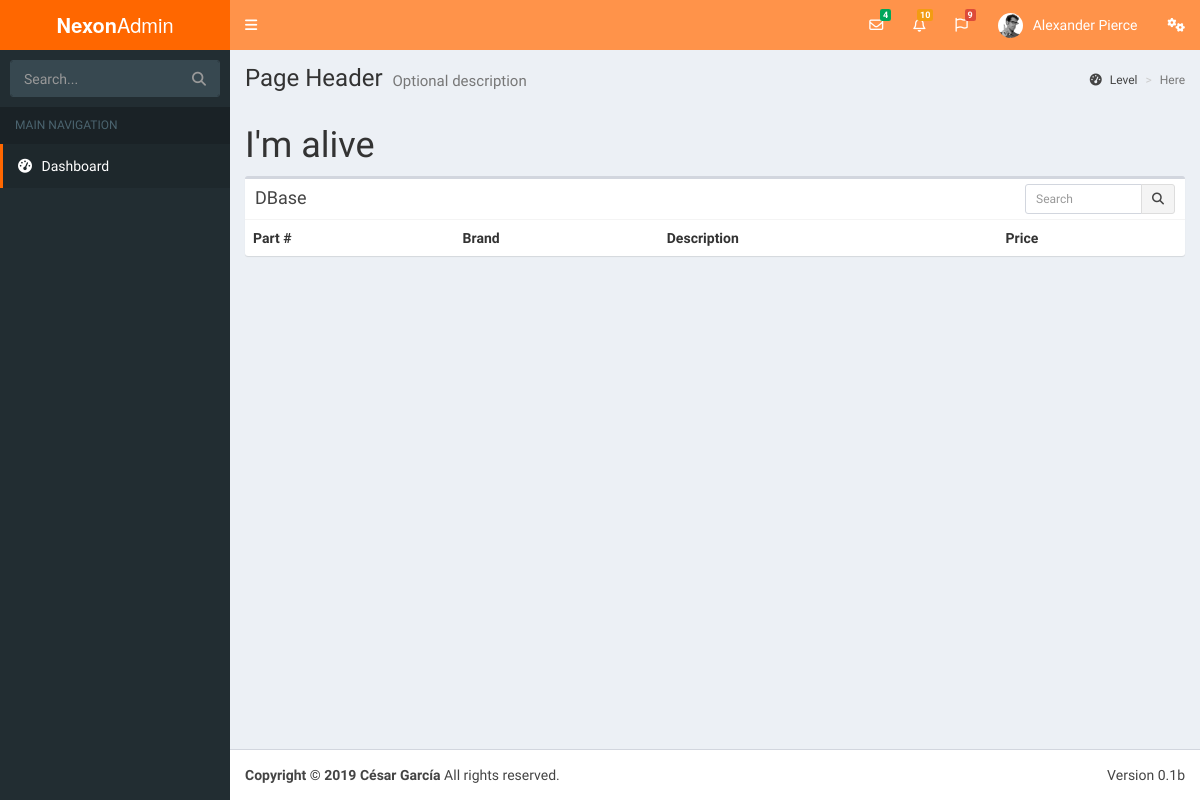
Before: / with the older database file.
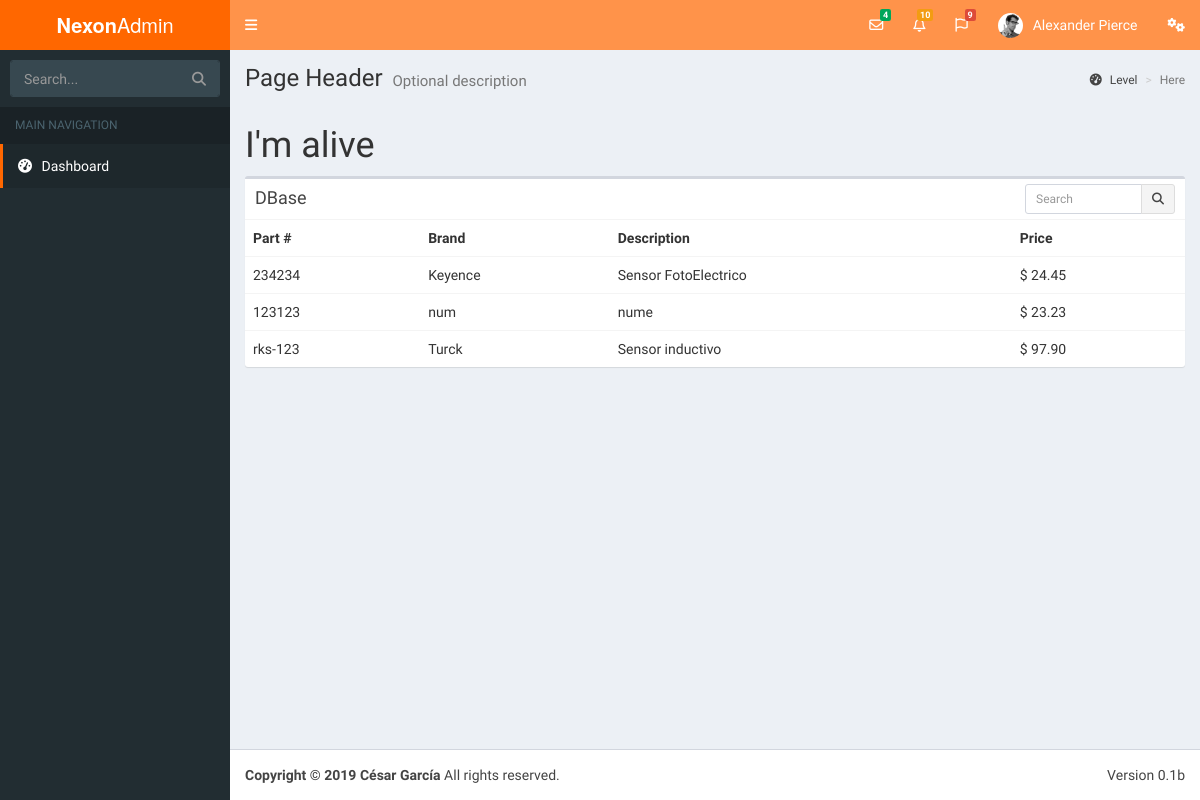
After: the same page with the newer database file.
### project_admin/models.py (models this page shows, shortened)
class Price(models.Model):
	id = models.AutoField(primary_key=True)
	supplier = models.ForeignKey(Supplier, on_delete=models.CASCADE)
	item = models.ForeignKey(Item, on_delete=models.CASCADE)
	price = models.DecimalField(max_digits=8, decimal_places=2)
	date_created = models.DateTimeField('date created')

class Item(models.Model):
	id = models.AutoField(primary_key=True)
	part_number = models.CharField(max_length=50, unique=True)
	brand = models.CharField(max_length=50)
	description = models.CharField(max_length=200)
	category = models.PositiveIntegerField()

### project_admin/views.py (the view)
# urls.py: path('', views.index, name='index'),
def index(request):
	price_list = Price.objects.all()[:10]
	return render(request, 'project_admin/index.html', {'price_list':price_list})

### project_admin/templates/project_admin/index.html
{% extends "base.html" %}
{% block block_content %}
<h1>I'm alive</h1>
	<div class="row">
        <div class="col-xs-12">
          <div class="box">
            <div class="box-header">
              <h3 class="box-title">DBase</h3>
              <div class="box-tools">
                <div class="input-group input-group-sm" style="width: 150px;">
                  <input type="text" name="table_search" class="form-control pull-right" placeholder="Search">
                  <div class="input-group-btn">
                    <button type="submit" class="btn btn-default"><i class="fa fa-search"></i></button>
                  </div>
                </div>
              </div>
            </div>
            <div class="box-body table-responsive no-padding">
              <table class="table table-hover">
                <tr>
                  <th>Part #</th>
                  <th>Brand</th>
                  <th>Description</th>
                  <th>Price</th>
                </tr>
				{% for price in price_list %}
    			<tr>
    			<td>{{ price.item.part_number }}</td>
    			<td>{{ price.item.brand }}</td>
    			<td>{{ price.item.description }}</td>
    			<td>$ {{ price.price }}</td>
    			</tr>
				{% endfor %}
              </table>
            </div>
          </div>
        </div>
 	</div>
{% endblock block_content %}

### template/base.html (shortened to what this page needs)
<!DOCTYPE html>
{% load static %}
<html>
<head>
  <link rel="stylesheet" href="{% static 'bower_components/bootstrap/dist/css/bootstrap.min.css' %}">
  <link rel="stylesheet" href="{% static 'bower_components/font-awesome/css/font-awesome.min.css' %}">
  <link rel="stylesheet" href="{% static 'bower_components/Ionicons/css/ionicons.min.css' %}">
  <link rel="stylesheet" href="{% static 'dist/css/AdminLTE.min.css' %}">
  <link rel="stylesheet" href="{% static 'dist/css/skins/skin-nexon.css' %}">
</head>
<body class="hold-transition skin-nexon sidebar-mini">
<div class="wrapper">
  <header class="main-header">
    <a href="index.html" class="logo">
      <span class="logo-lg"><b>Nexon</b>Admin</span>
    </a>
    <nav class="navbar navbar-static-top" role="navigation">
      <a href="#" class="sidebar-toggle" data-toggle="push-menu" role="button">
      </a>
      <div class="navbar-custom-menu">
        <ul class="nav navbar-nav">
          <li class="dropdown messages-menu">
            <a href="#" class="dropdown-toggle" data-toggle="dropdown">
              <i class="fa fa-envelope-o"></i>
              <span class="label label-success">4</span>
            </a>
          </li>
          <li class="dropdown notifications-menu">
            <a href="#" class="dropdown-toggle" data-toggle="dropdown">
              <i class="fa fa-bell-o"></i>
              <span class="label label-warning">10</span>
            </a>
          </li>
          <li class="dropdown tasks-menu">
            <a href="#" class="dropdown-toggle" data-toggle="dropdown">
              <i class="fa fa-flag-o"></i>
              <span class="label label-danger">9</span>
            </a>
          </li>
          <li class="dropdown user user-menu">
            <a href="#" class="dropdown-toggle" data-toggle="dropdown">
              <img src="dist/img/user2-160x160.jpg" class="user-image" alt="User Image">
              <span class="hidden-xs">Alexander Pierce</span>
            </a>
          </li>
          <li>
            <a href="#" data-toggle="control-sidebar"><i class="fa fa-gears"></i></a>
          </li>
        </ul>
      </div>
    </nav>
  </header>
  <aside class="main-sidebar">
    <section class="sidebar">
      <form action="#" method="get" class="sidebar-form">
        <div class="input-group">
          <input type="text" name="q" class="form-control" placeholder="Search...">
          <span class="input-group-btn">
              <button type="submit" name="search" id="search-btn" class="btn btn-flat"><i class="fa fa-search"></i>
              </button>
            </span>
        </div>
      </form>
      <ul class="sidebar-menu" data-widget="tree">
        <li class="header">MAIN NAVIGATION</li>
        <li class="active"><a href="#"><i class="fa fa-dashboard"></i> <span>Dashboard</span></a></li>
      </ul>
    </section>
  </aside>
  <div class="content-wrapper">
    <section class="content-header">
      <h1>
        Page Header
        <small>Optional description</small>
      </h1>
      <ol class="breadcrumb">
        <li><a href="#"><i class="fa fa-dashboard"></i> Level</a></li>
        <li class="active">Here</li>
      </ol>
    </section>
    <section class="content container-fluid">
    {% block block_content %}{% endblock block_content %}
    </section>
  </div>
  <footer class="main-footer">
    <div class="pull-right hidden-xs">
      Version 0.1b
    </div>
    <strong>Copyright &copy; 2019 <a href="#"></a>César García</strong> All rights reserved.
  </footer>
</div>
</body>
</html>

Changed rows visible on the page:
added Price: item.part_number "234234", item.brand "Keyence", item.description "Sensor FotoElectrico", price "24.45"
added Price: item.part_number "123123", item.brand "num", item.description "nume", price "23.23"
added Price: item.part_number "rks-123", item.brand "Turck", item.description "Sensor inductivo", price "97.90"
